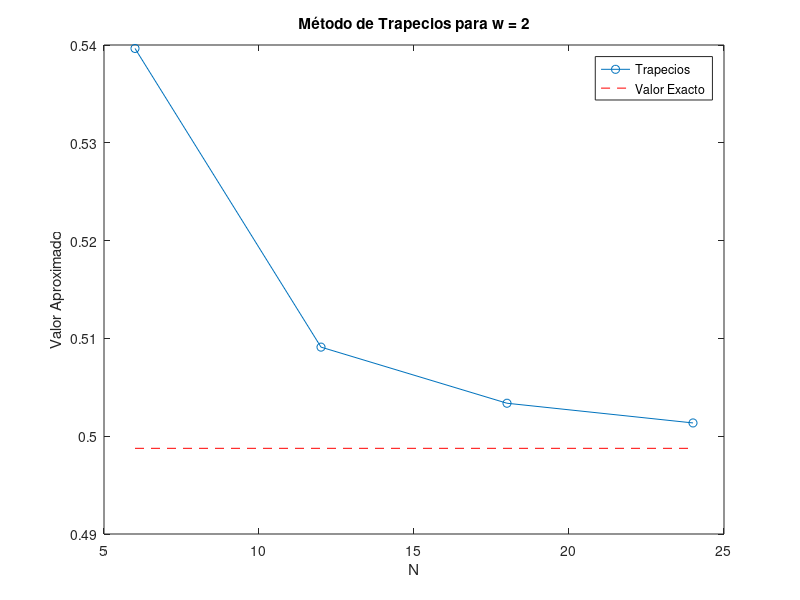
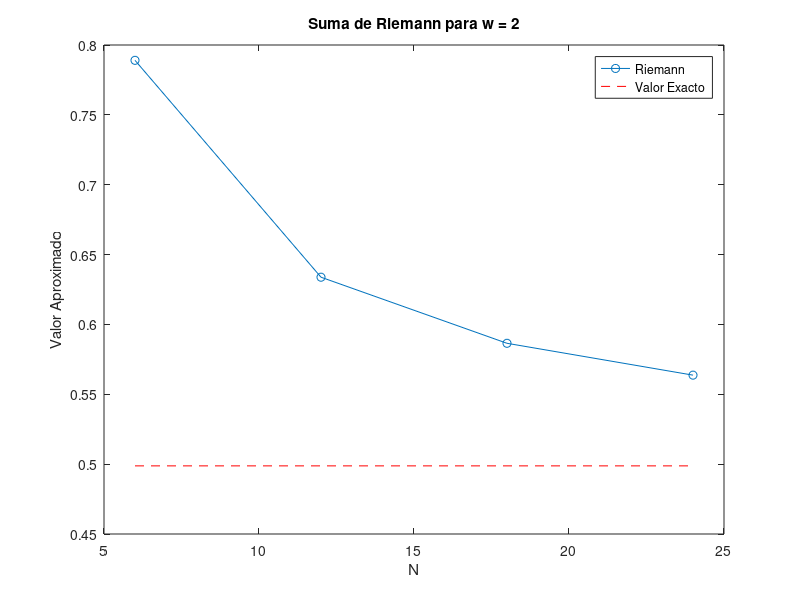
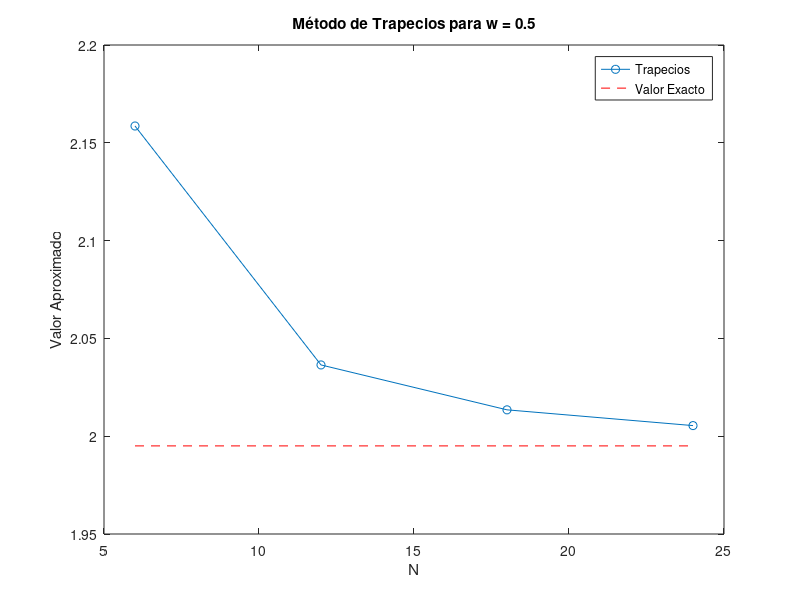
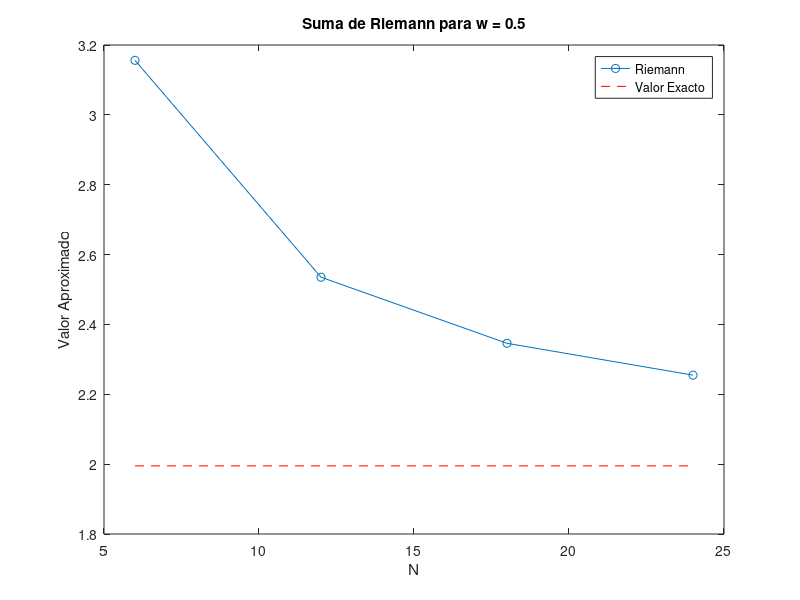

The MATLAB source for these figures, in order:
%Ejercicio 3 - Funcion Exponencial

N_values = [6, 12, 18, 24];
w_values = [2, 0.5]; % valores que pide asumir de la funcion
a = 0; % valor inferior

% funcion
g = @(w) (1/w) * (1 - exp(-6)); % Valor exacto de la integral

% Para almacenar y graficar los valores
trapecios_values = [];
riemann_values = [];

for w = w_values
  fprintf('Resultados para w = %.2f\n', w);

  % Declaramos el limite superior
  b = 6 / w;

  % Funcion a integrar
  f = @(t) exp(-w * t);

  % Inicializamos vectores para almacenar resultados
  trapecios_resultados = [];
  riemann_resultados = [];

  for N = N_values
    h = (b - a) / N;

    t_values = linspace(a, b, N + 1);
    f_values = f(t_values);

    % METODO DE TRAPECIOS
    integral_trapecios = h * (f_values(1)/2 + sum(f_values(2:end-1)) + f_values(end)/2);

    % SUMAS DE RIEMANN
    integral_riemann = h * sum(f_values(1:end-1));

    trapecios_resultados = [trapecios_resultados, integral_trapecios];
    riemann_resultados = [riemann_resultados, integral_riemann];

    % Imprimir los resultados
    exact_value = g(w);
    fprintf('N = %d, Trapecios = %.5f, Riemann = %.5f, Exacta = %.5f\n', N, integral_trapecios, integral_riemann, exact_value);

  endfor

  % Almacenar los resultados para graficar
  trapecios_values = [trapecios_values; trapecios_resultados];
  riemann_values = [riemann_values; riemann_resultados];

  % GRAFICO PARA TRAPECIOS
  figure;
  plot(N_values, trapecios_resultados, '-o');
  hold on;
  plot(N_values, exact_value * ones(size(N_values)), 'r--'); % Línea horizontal con valor exacto
  title(['Método de Trapecios para w = ', num2str(w)]);
  xlabel('N');
  ylabel('Valor Aproximado');
  legend('Trapecios', 'Valor Exacto');
  hold off;

  % Graficar para Suma de Riemann
  figure;
  plot(N_values, riemann_resultados, '-o');
  hold on;
  plot(N_values, exact_value * ones(size(N_values)), 'r--'); % Línea horizontal con valor exacto
  title(['Suma de Riemann para w = ', num2str(w)]);
  xlabel('N');
  ylabel('Valor Aproximado');
  legend('Riemann', 'Valor Exacto');
  hold off;

endfor

